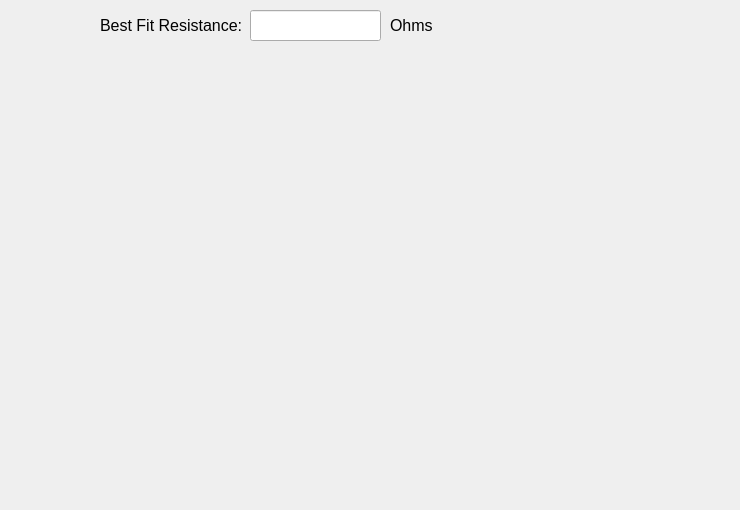
            <widget class="QWidget" name="tab_7">
             <attribute name="title">
              <string>First Period Plot</string>
             </attribute>
             <widget class="QWidget" name="widget_first" native="true">
              <property name="geometry">
               <rect>
                <x>0</x>
                <y>50</y>
                <width>731</width>
                <height>451</height>
               </rect>
              </property>
              <widget class="MatplotlibWidget" name="mplwidget_first">
               <property name="geometry">
                <rect>
                 <x>190</x>
                 <y>120</y>
                 <width>151</width>
                 <height>91</height>
                </rect>
               </property>
              </widget>
             </widget>
             <widget class="QLabel" name="label_12">
              <property name="geometry">
               <rect>
                <x>100</x>
                <y>10</y>
                <width>151</width>
                <height>31</height>
               </rect>
              </property>
              <property name="font">
               <font>
                <pointsize>12</pointsize>
               </font>
              </property>
              <property name="text">
               <string>Best Fit Resistance:</string>
              </property>
             </widget>
             <widget class="QLineEdit" name="lineEdit_bfr_first">
              <property name="geometry">
               <rect>
                <x>250</x>
                <y>10</y>
                <width>131</width>
                <height>31</height>
               </rect>
              </property>
              <property name="font">
               <font>
                <pointsize>12</pointsize>
               </font>
              </property>
              <property name="text">
               <string/>
              </property>
             </widget>
             <widget class="QLabel" name="label_resistance_unit_first">
              <property name="geometry">
               <rect>
                <x>390</x>
                <y>10</y>
                <width>51</width>
                <height>31</height>
               </rect>
              </property>
              <property name="font">
               <font>
                <pointsize>12</pointsize>
               </font>
              </property>
              <property name="text">
               <string>Ohms</string>
              </property>
             </widget>
             <zorder>label_12</zorder>
             <zorder>lineEdit_bfr_first</zorder>
             <zorder>label_resistance_unit_first</zorder>
             <zorder>widget_first</zorder>
            </widget>
